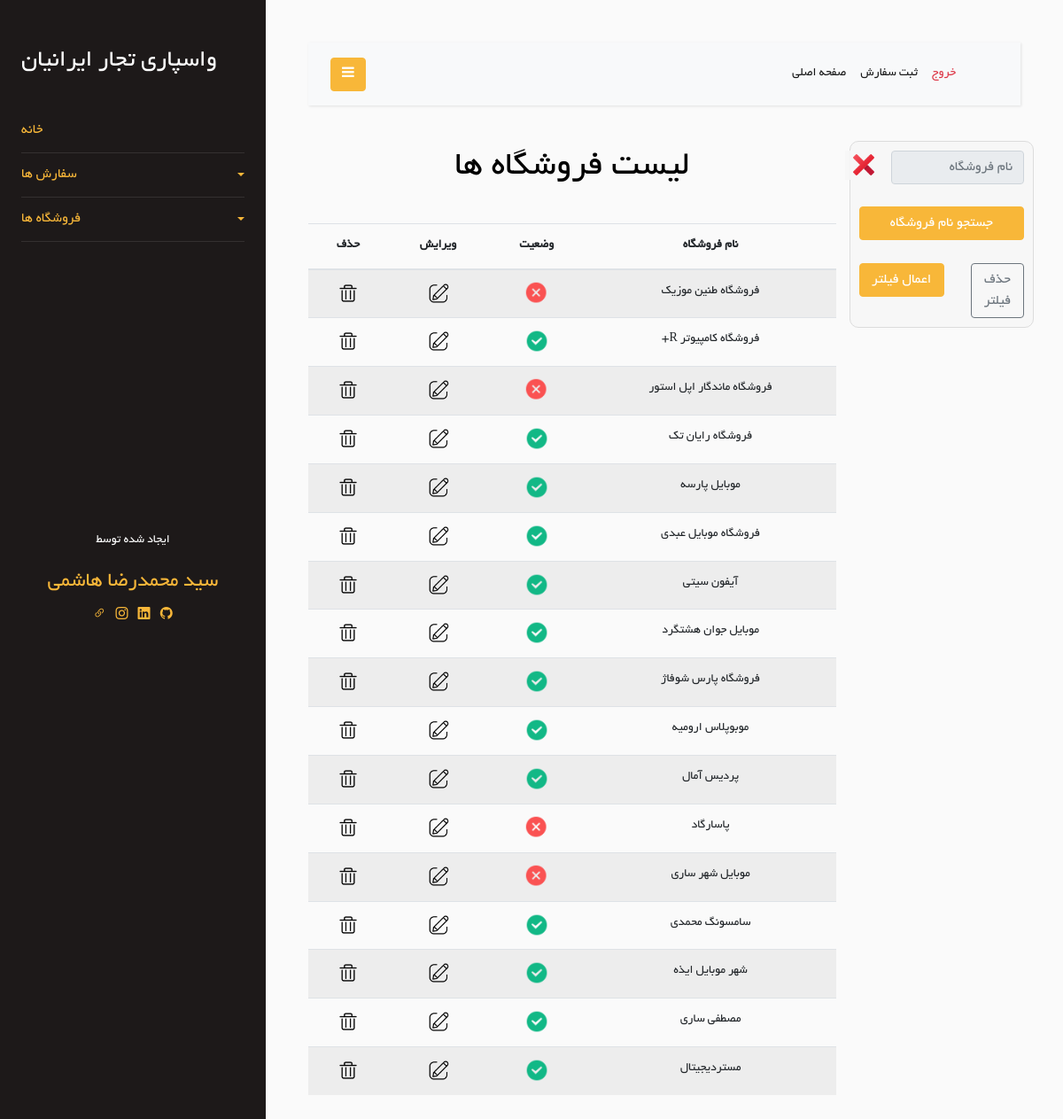
The app's page /Store/show-store (signed in), older data.
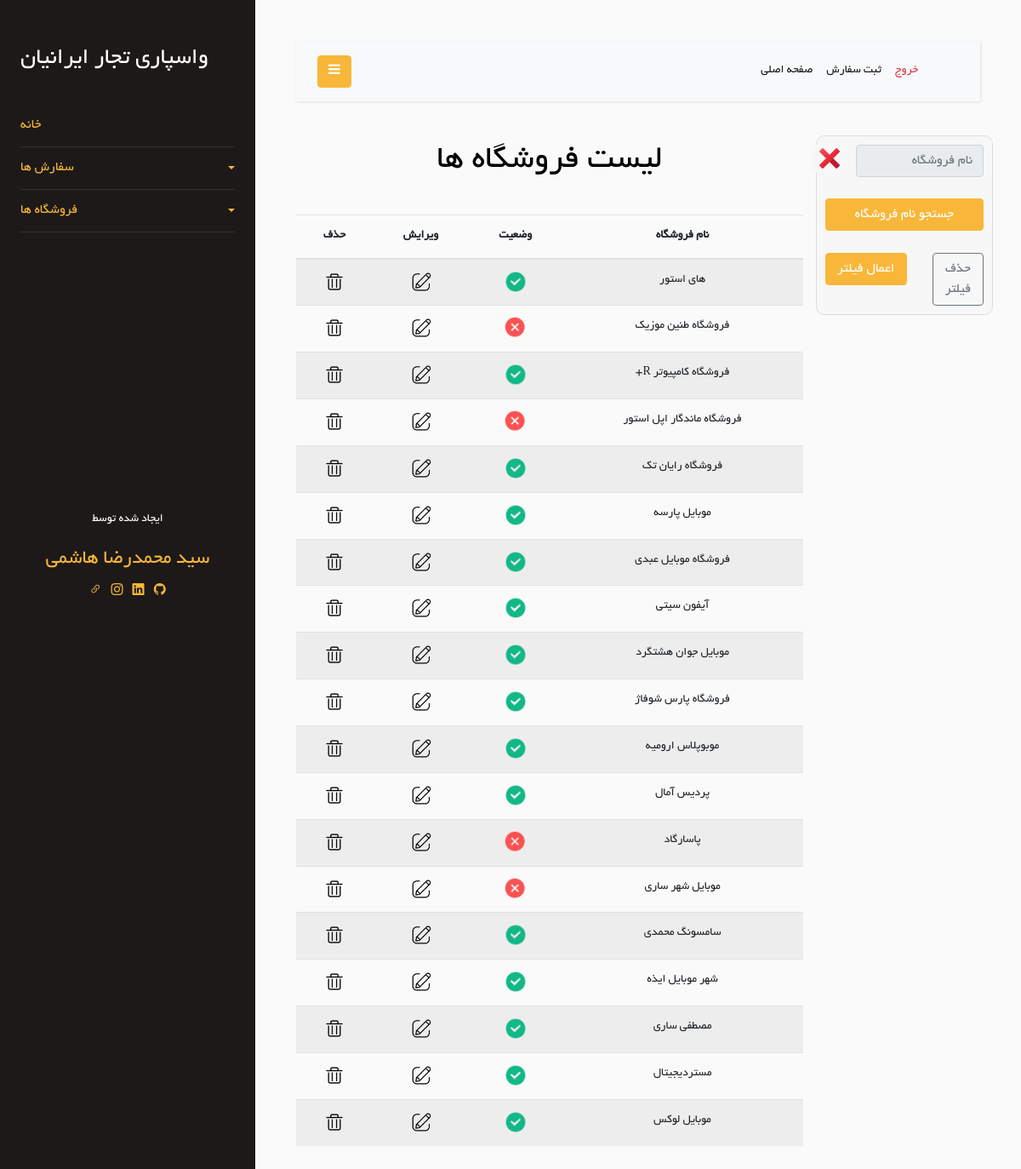
The same page, newer data.
### Store/models.py (models this page shows, shortened)
class Store(models.Model):
    store_name = models.CharField(max_length=100)
    is_active = models.BooleanField(default=True)
    is_delete = models.BooleanField(default=False)
    class Meta:
        db_table = 'Store'

### Store/views.py (the view)
# urls.py: path('show-store', views.show_store, name='show-store'),
@login_required
def show_store(request):
    filter_store = FilterStoreForm(request.POST)
    stores = Store.objects.all()
    found_stores = Store.objects.filter(is_delete=False)
    context = {
        'stores': stores,
        'found_stores': found_stores,
        'filterStoreForm': filter_store,
    }
    return render(request, 'Store/show-stores.html', context)

### Store/forms.py
class FilterStoreForm(forms.Form):
    store_name = forms.CharField(
        label='نام فروشگاه',
        required=False,
        widget=forms.TextInput(attrs=
        {
            'class': 'form-control',
            'placeholder': 'نام فروشگاه',
            'id': 'store_id_input',
            'readonly': 'readonly',
            'type': 'hidden',
            'rows': 3,
        }),
    )

### Store/templates/Store/show-stores.html (shortened to what this page needs)
{% extends 'base/layout.html' %}
{% load static %}
{% block header-link %}
    <link rel="stylesheet" href="{% static 'css/Order/show-orders.css' %}"/>
    <link rel="stylesheet" href="{% static 'css/Store/show-stores-style.css' %}">
{% endblock %}
{% block mian %}
    <div class="row">
        <div class="col-md-3">
            <div class="row">
                <div class="col-12 action_box">
                    <form method="post" action="{% url 'filter_stores' %}">
                        <div class="row">
                            <div class="col-10">
                                <input type="text" placeholder="نام فروشگاه" class="form-control" readonly
                                       id="fake_store_id_input" required/>
                            </div>
                            <div class="col-2">
                                <button type="button" onclick="remove_from_input()" id="remove-btn">
                                    <img id="remove-icon" src="{% static 'icon/icons8-delete-48.png' %}">
                                </button>
                            </div>
                        </div>
                        <br/>
                        <div class="row">
                            <div class="col-12">
                                <button type="button" onclick="show_stores()" class="btn btn-primary" id="search-btn"
                                        style="width: 100%">
                                    جستجو نام فروشگاه
                                </button>
                            </div>
                        </div>
                        <br/>
                        <div class="row">
                            <div class="col-5">
                                <a class="btn btn-outline-secondary" href="{% url 'show-store' %}" style="width: 100%">حذف
                                    فیلتر</a>
                            </div>
                            <div class="col-7">
                                <button class="btn btn-primary" type="submit" style="width: 100%">اعمال فیلتر</button>
                            </div>
                        </div>
                    </form>
                </div>
            </div>
        </div>
        <div class="col-md-9 text-center">
            <h1>لیست فروشگاه ها</h1>
            <br/>
            <div class="row">
                <div class="col-12">
                    <div class="table-responsive">
                        <table class="table table-striped">
                            <thead>
                            <tr>
                                <th>نام فروشگاه</th>
                                <th>وضعیت</th>
                                <th>ویرایش</th>
                                <th>حذف</th>
                            </tr>
                            </thead>
                            <tbody>
                            {% for store in found_stores %}
                                <tr>
                                    <td>{{ store.store_name }}</td>
                                    <td>
                                        {% if store.is_active %}
                                            <img class="icon" src="{% static 'icons/icons8-checkmark-64.png' %}"/>
                                        {% else %}
                                            <img class="icon" src="{% static 'icons/icons8-no-64.png' %}">
                                        {% endif %}
                                    </td>
                                    <td>
                                        <a href="{% url 'update-store' store_id=store.id %}">
                                            <img class="icon" src="{% static 'Order/image/edit-icon.png' %}"/>
                                        </a>
                                    </td>
                                    <td>
                                        <a href="{% url 'delete-store' store_id=store.id %}"
                                           onclick="return confirmDelete(event)">
                                            <img class="icon" src="{% static 'Order/image/delete-icon.png' %}"/>
                                        </a>
                                    </td>
                                </tr>
                            {% endfor %}
                            </tbody>
                        </table>
                    </div>
                </div>
            </div>
        </div>
    </div>
{% endblock %}

### templates/base/layout.html (shortened to what this page needs)
<!doctype html>
{% load static %}
<html lang="en">
<head>
    <link rel="stylesheet" href="https://stackpath.bootstrapcdn.com/font-awesome/4.7.0/css/font-awesome.min.css">
    <link href="https://cdn.jsdelivr.net/npm/bootstrap-icons@1.8.1/font/bootstrap-icons.css" rel="stylesheet"/>
    <link rel="stylesheet" href="{% static 'css/base/style.css' %}">
    {% block header-link %}{% endblock %}
</head>
<body>
<div class="wrapper d-flex align-items-stretch">
    <nav id="sidebar">
        <div class="p-4 pt-5">
            <div class="row">
                <div class="col-12">
                    <h3 class="text-white">واسپاری تجار ایرانیان</h3>
                </div>
            </div>
            <br/>
            <ul class="list-unstyled components mb-5">
                <li class="active">
                    <a href="{% url 'home' %}">خانه</a>
                </li>
                <li class="active">
                    <a href="#homeSubmenu" data-toggle="collapse" aria-expanded="false" class="dropdown-toggle">سفارش
                        ها</a>
                </li>
                <li class="active">
                    <a href="#pageSubmenu" data-toggle="collapse" aria-expanded="false" class="dropdown-toggle">فروشگاه
                        ها</a>
                </li>
            </ul>
            <br/>
            <br/>
            <br/>
            <br/>
            <br/>
            <br/>
            <br/>
            <br/>
            <br/>
            <br/>
            <br/>
            <div class="footer text-center">
                <p style="color: white">ایجاد شده توسط</p>
                <a href="https://www.mrmrprogrammer.ir" target="_blank">
                    <h4 style="color: #f8b739">سید محمدرضا هاشمی</h4>
                </a>
                <div class="col-auto">
                    <a class="text-gradient" target="_blank" href="https://www.mrmrprogrammer.ir"><i
                            class="bi bi-link-45deg"></i></a>
                    <a class="text-gradient" target="_blank" href="https://www.instagram.com/mrmrprogrammer/"><i
                            class="bi bi-instagram"></i></a>
                    <a class="text-gradient" target="_blank"
                       href="https://www.linkedin.com/public-profile/settings?trk=d_flagship3_profile_self_view_public_profile"><i
                            class="bi bi-linkedin"></i></a>
                    <a class="text-gradient" target="_blank" href="https://github.com/MrMrProgrammer"><i
                            class="bi bi-github"></i></a>
                </div>
            </div>
        </div>
    </nav>
    <div id="content" class="p-4 p-md-5">
        <nav class="navbar navbar-expand-lg navbar-light bg-light">
            <div class="container-fluid">
                <button type="button" id="sidebarCollapse" class="btn btn-primary">
                    <i class="fa fa-bars"></i>
                </button>
                <div class="collapse navbar-collapse" id="navbarSupportedContent" style="direction: rtl">
                    <ul class="nav navbar-nav ml-auto">
                        <li class="nav-item active">
                            <a class="nav-link text-danger" href="{% url 'logout' %}">خروج</a>
                        </li>
                        <li class="nav-item active">
                            <a class="nav-link" href="{% url 'add-order' %}">ثبت سفارش</a>
                        </li>
                        <li class="nav-item active">
                            <a class="nav-link" href="{% url 'home' %}">صفحه اصلی</a>
                        </li>
                    </ul>
                </div>
            </div>
        </nav>
        <div style="direction: rtl">{% block mian %}{% endblock %}</div>
    </div>
</div>
</body>
</html>

### Order/static/css/Order/show-orders.css (style rules this page uses)
.action_box { background-color: rgba(248, 248, 248, 0.89); padding: 10px; border-radius: 10px; border:1px solid gainsboro ; }
.icon { width: 28px; }
#remove-btn { border: none; background-color: rgba(248, 248, 248, 0.89); margin-right: -20px; }
#remove-icon { width: 30px; }
form { direction: rtl; }

### Store/static/css/Store/show-stores-style.css (style rules this page uses)
.icon { width: 28px; }

Row changes from the older to the newer data that the page shows:
now on this page (row edited): Store: store_name "های استور", is_active True (drawn)
now on this page (row edited): Store: store_name "موبایل لوکس", is_active True (drawn)
